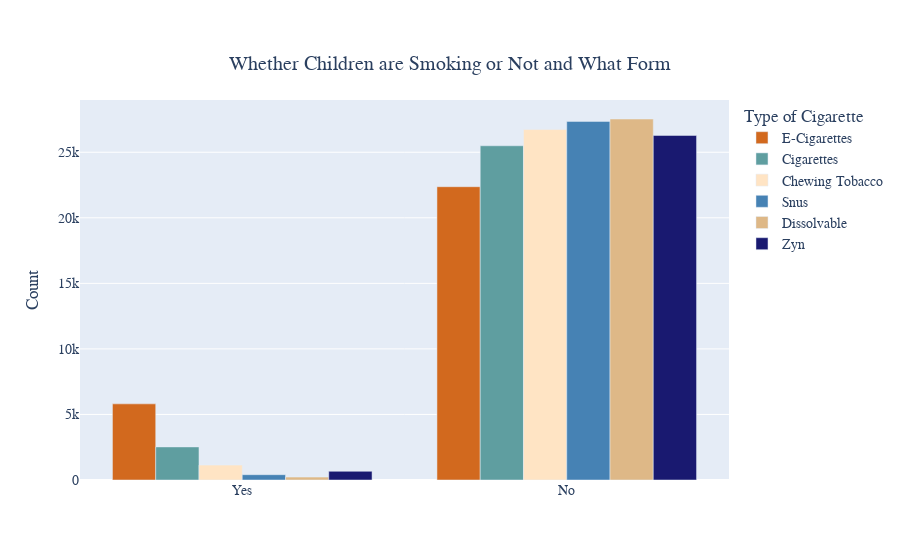

Notebook source saved alongside this figure:
### Code cell
#The graph shows the distribution in the type of tobacco the youth are smoking -Bhoomika
df = NYTS2022
yesOrno=['Yes', 'No']

fig = go.Figure(data=[
       go.Bar(name='E-Cigarettes', x=yesOrno, 
              y=[op.countOf(NYTS2022['E_Cig_Ever_used'], 'Yes'),op.countOf(NYTS2022['E_Cig_Ever_used'], 'No')],
              marker=dict(color='chocolate')),
       go.Bar(name='Cigarettes', x=yesOrno, 
              y=[op.countOf(NYTS2022['Cigarette_Ever_Used'], 'Yes'),op.countOf(NYTS2022['Cigarette_Ever_Used'], 'No')],
              marker=dict(color='cadetblue')),
       go.Bar(name='Chewing Tobacco', x=yesOrno, 
              y=[op.countOf(NYTS2022['Chewing_Tobacco_Ever_Used'], 'Yes'),op.countOf(NYTS2022['Chewing_Tobacco_Ever_Used'], 'No')],
              marker=dict(color='bisque')),
       go.Bar(name='Snus', x=yesOrno, 
              y=[op.countOf(NYTS2022['Snus_Ever_Used'], 'Yes'),op.countOf(NYTS2022['Snus_Ever_Used'], 'No')],
              marker=dict(color='steelblue')),
       go.Bar(name='Dissolvable', x=yesOrno, 
              y=[op.countOf(NYTS2022['Dissolvable_Ever_Used'], 'Yes'),op.countOf(NYTS2022['Dissolvable_Ever_Used'], 'No')],
              marker=dict(color='burlywood')),
       go.Bar(name='Zyn', x=yesOrno, 
              y=[op.countOf(NYTS2022['Zyn_Ever_Used'], 'Yes'),op.countOf(NYTS2022['Zyn_Ever_Used'], 'No')],
              marker=dict(color='midnightblue'))
])

fig.update_layout(
    title={
        'text': "Whether Children are Smoking or Not and What Form",
        'y':0.9,
        'x':0.5,
        'xanchor': 'center',
        'yanchor': 'top'},
    yaxis_title="Count",
    legend_title="Type of Cigarette",
    font=dict(family='SOURCE SANS PRO', size=14)
)

fig.show()

### Figure 1 — Plotly figure (JSON) as saved in the notebook; plotly's stock layout.template omitted (floating-point values rounded to 4 significant figures)
{"data": [{"marker": {"color": "chocolate"}, "name": "E-Cigarettes", "type": "bar", "x": ["Yes", "No"], "y": [5808, 22372]}, {"marker": {"color": "cadetblue"}, "name": "Cigarettes", "type": "bar", "x": ["Yes", "No"], "y": [2523, 25495]}, {"marker": {"color": "bisque"}, "name": "Chewing Tobacco", "type": "bar", "x": ["Yes", "No"], "y": [1136, 26733]}, {"marker": {"color": "steelblue"}, "name": "Snus", "type": "bar", "x": ["Yes", "No"], "y": [404, 27354]}, {"marker": {"color": "burlywood"}, "name": "Dissolvable", "type": "bar", "x": ["Yes", "No"], "y": [220, 27537]}, {"marker": {"color": "midnightblue"}, "name": "Zyn", "type": "bar", "x": ["Yes", "No"], "y": [663, 26282]}], "layout": {"font": {"family": "SOURCE SANS PRO", "size": 14}, "legend": {"title": {"text": "Type of Cigarette"}}, "title": {"text": "Whether Children are Smoking or Not and What Form", "x": 0.5, "xanchor": "center", "y": 0.9, "yanchor": "top"}, "yaxis": {"title": {"text": "Count"}}}}
